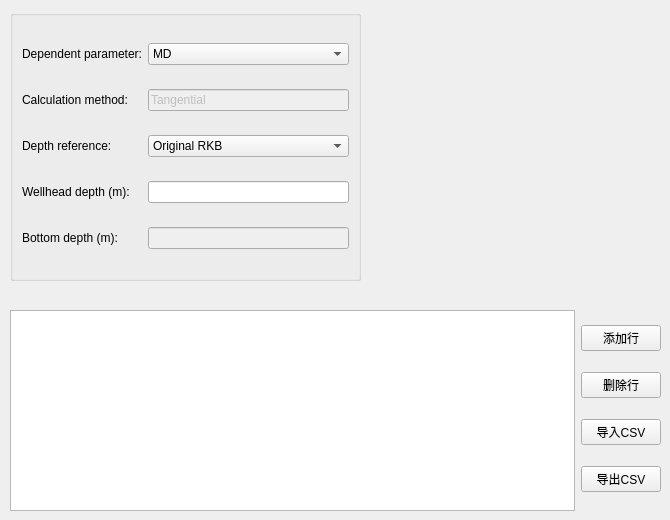
         <widget class="QWidget" name="twoDPage">
          <widget class="QGroupBox" name="groupBox_15">
           <property name="geometry">
            <rect>
             <x>10</x>
             <y>10</y>
             <width>351</width>
             <height>271</height>
            </rect>
           </property>
           <property name="title">
            <string/>
           </property>
           <layout class="QGridLayout" name="gridLayout_25">
            <item row="0" column="0">
             <widget class="QLabel" name="label_37">
              <property name="text">
               <string>Dependent parameter:</string>
              </property>
             </widget>
            </item>
            <item row="0" column="1">
             <widget class="QComboBox" name="DP2D">
              <item>
               <property name="text">
                <string>MD</string>
               </property>
              </item>
              <item>
               <property name="text">
                <string>TVD</string>
               </property>
              </item>
              <item>
               <property name="text">
                <string>Angle</string>
               </property>
              </item>
             </widget>
            </item>
            <item row="1" column="0">
             <widget class="QLabel" name="label_38">
              <property name="text">
               <string>Calculation method:</string>
              </property>
             </widget>
            </item>
            <item row="1" column="1">
             <widget class="QLineEdit" name="CM2D">
              <property name="enabled">
               <bool>false</bool>
              </property>
              <property name="text">
               <string>Tangential</string>
              </property>
             </widget>
            </item>
            <item row="2" column="0">
             <widget class="QLabel" name="label_39">
              <property name="text">
               <string>Depth reference: </string>
              </property>
             </widget>
            </item>
            <item row="2" column="1">
             <widget class="QComboBox" name="DR2D">
              <item>
               <property name="text">
                <string>Original RKB</string>
               </property>
              </item>
              <item>
               <property name="text">
                <string>RKB</string>
               </property>
              </item>
              <item>
               <property name="text">
                <string>GL</string>
               </property>
              </item>
              <item>
               <property name="text">
                <string>MSL</string>
               </property>
              </item>
              <item>
               <property name="text">
                <string>THF</string>
               </property>
              </item>
             </widget>
            </item>
            <item row="3" column="0">
             <widget class="QLabel" name="label_40">
              <property name="text">
               <string>Wellhead depth (m): </string>
              </property>
             </widget>
            </item>
            <item row="3" column="1">
             <widget class="QLineEdit" name="WD2D"/>
            </item>
            <item row="4" column="0">
             <widget class="QLabel" name="label_41">
              <property name="text">
               <string>Bottom depth (m): </string>
              </property>
             </widget>
            </item>
            <item row="4" column="1">
             <widget class="QLineEdit" name="BD2D">
              <property name="enabled">
               <bool>false</bool>
              </property>
             </widget>
            </item>
           </layout>
          </widget>
          <widget class="QWidget" name="layoutWidget">
           <property name="geometry">
            <rect>
             <x>10</x>
             <y>310</y>
             <width>651</width>
             <height>201</height>
            </rect>
           </property>
           <layout class="QHBoxLayout" name="horizontalLayout_8">
            <item>
             <widget class="QTableView" name="twoDTV"/>
            </item>
            <item>
             <layout class="QVBoxLayout" name="verticalLayout_5">
              <item>
               <widget class="QPushButton" name="addRow2D">
                <property name="text">
                 <string>添加行</string>
                </property>
               </widget>
              </item>
              <item>
               <widget class="QPushButton" name="deleteRow2D">
                <property name="text">
                 <string>删除行</string>
                </property>
               </widget>
              </item>
              <item>
               <widget class="QPushButton" name="importCSV2D">
                <property name="text">
                 <string>导入CSV</string>
                </property>
               </widget>
              </item>
              <item>
               <widget class="QPushButton" name="exportCSV2D">
                <property name="text">
                 <string>导出CSV</string>
                </property>
               </widget>
              </item>
             </layout>
            </item>
           </layout>
          </widget>
         </widget>
